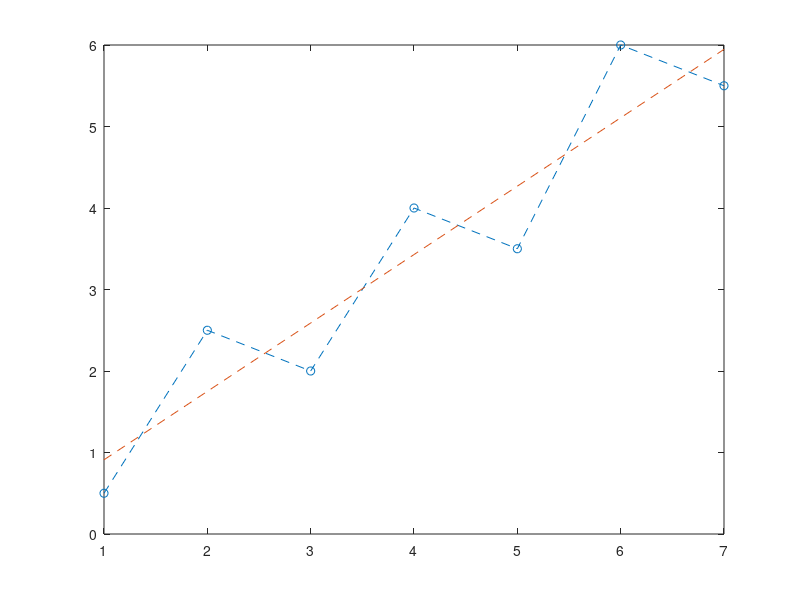

Write MATLAB code to recreate this figure.
close all
clear all
clc
x=[1:7]
y=[0.5 2.5 2 4 3.5 6 5.5]
sumx=sum(x);
sumy=sum(y);
sumxy=sum(x.*y);
sumxsq=sum(x.^2);
n=length(x);
a=[n sumx;sumx sumxsq];
b=[sumy;sumxy];
m=a\b
plot(x,y,'o--')
hold on
ym=m(1)+m(2).*x;
plot(x,ym,'--')


